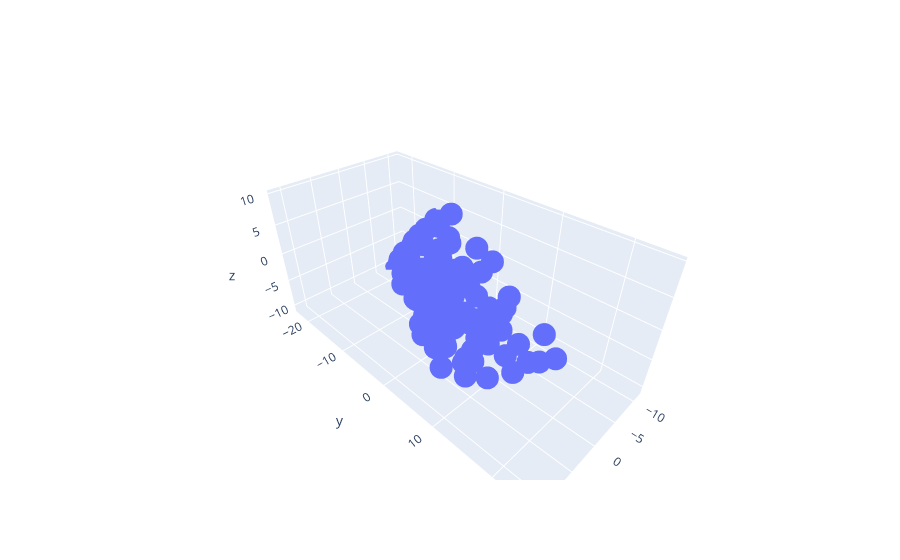

Write notebook code for a chart like this one.
### Code cell
v1 = np.array([3, 5, 1])
v2 = np.array([0, 2, 2])

escalares = np.random.uniform(-4, 4, (100, 2))

points = np.zeros((100, 3))
for i in range(100):
    points[i,:] += v1 * escalares[i, 0] + v2 * escalares[i, 1]
    
fig = go.Figure( data=[go.Scatter3d( x=points[:,0], y=points[:,1], z=points[:,2], mode='markers' )])

fig.show()
